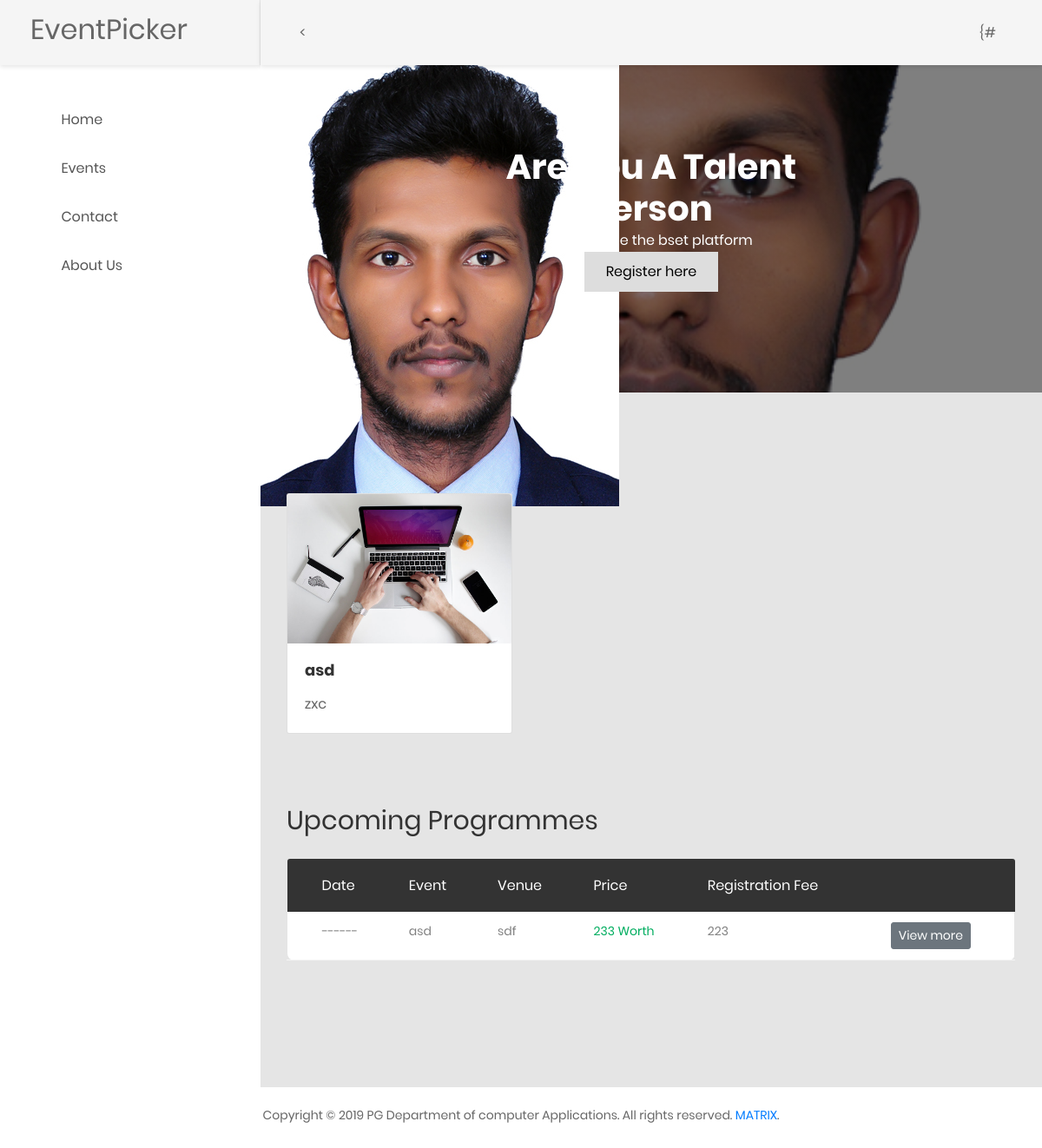
The app's page /, older data.
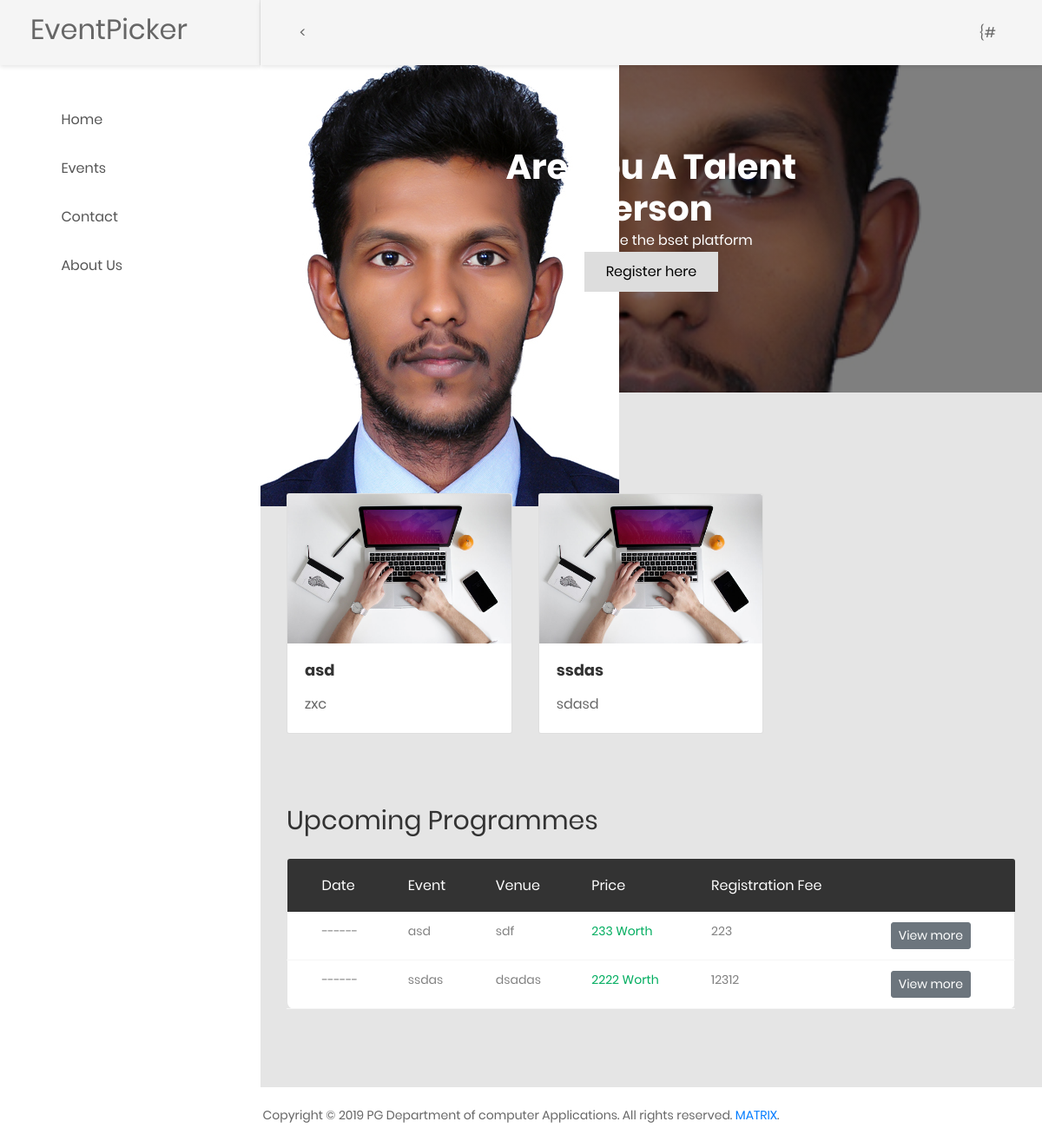
The same page, newer data.
### EventApp/models.py (models this page shows)
class Admin(models.Model):
    eventid = models.IntegerField(primary_key=True)
    eventname = models.CharField(max_length=25)
    venue = models.TextField()
    regfee = models.IntegerField()
    tpm = models.IntegerField()
    ddepartment = models.CharField(max_length=200)
    descreption = models.TextField()
    brochure = models.ImageField()
    eventcategory=models.TextField()
    parti=models.IntegerField()
    edate=models.DateField(default=date.today())

### EventApp/views.py (the view)
# urls.py: path('', include('social_django.urls', namespace='index')),
def index(request):
    ob=Admin.objects.all()
    return render(request, 'enduser/index.html',context={'data':ob})

### EventApp/templates/enduser/index.html (shortened to what the changed rows need)
+{% load static %}
<!DOCTYPE html>
<html lang="en">
<head>
    <link href="{% static 'css/font-face.css' %}" rel="stylesheet" media="all">
    <link href="{% static 'vendor/font-awesome-4.7/css/font-awesome.min.css' %}" rel="stylesheet" media="all">
    <link href="{% static 'vendor/font-awesome-5/css/fontawesome-all.min.css' %}" rel="stylesheet" media="all">
    <link href="{% static 'vendor/mdi-font/css/material-design-iconic-font.min.css' %}" rel="stylesheet" media="all">
    <link href="{% static 'vendor/bootstrap-4.1/bootstrap.min.css' %}" rel="stylesheet" media="all">
    <link href="{% static 'vendor/animsition/animsition.min.css' %}" rel="stylesheet" media="all">
    <link href="{% static 'vendor/bootstrap-progressbar/bootstrap-progressbar-3.3.4.min.css' %}" rel="stylesheet" media="all">
    <link href="{% static 'vendor/wow/animate.css' %}" rel="stylesheet" media="all">
    <link href="{% static 'vendor/css-hamburgers/hamburgers.min.css' %}" rel="stylesheet" media="all">
    <link href="{% static 'vendor/slick/slick.css' %}" rel="stylesheet" media="all">
    <link href="{% static 'vendor/select2/select2.min.css' %}" rel="stylesheet" media="all">
    <link href="{% static 'vendor/perfect-scrollbar/perfect-scrollbar.css' %}" rel="stylesheet" media="all">
    <link href="{% static 'css/theme.css' %}" rel="stylesheet" media="all">
</head>
<body class="animsition">
    <div class="page-wrapper">
        <div class="page-container" >
        <div class="hero-image">
            <div class="hero-text">
                <h1 style="font-size:40px"><font color="white">Are You A Talent Person</font></h1>
            </div>
        </div>
            <div class="main-content">
                <div class="section__content section__content--p30">
                    <div class="table-responsive m-b-40">
                    <div class="row">
                        {% for item in data %}
                        <div class="col-md-4">
                                <div class="card">
                                    <img class="card-img-top" src="{% static 'images/bg-title-01.jpg' %}" alt="Card image cap">
                                    <div class="card-body">
                                        <h4 class="card-title mb-3">{{item.eventname}}</h4>
                                        <p class="card-text">{{item.descreption}}</p>
                                    </div>
                                </div>
                            </div>
                        {% endfor %}
                    </div>
                        <br>
                        <br>
                        <div class="overview-wrap">
                            <h2 class="title-1">Upcoming programmes</h2>
                        </div>
                        <br>
                                    <table class="table table-borderless table-data3">
                                                <thead>
                                                    <tr>
                                                        <th>date</th>
                                                        <th>event</th>
                                                        <th>venue</th>
                                                        <th>price</th>
                                                        <th>Registration fee</th>
                                                        <th>  </th>
                                                    </tr>
                                                </thead>
                                                <tbody>
                                                {% for item in data %}
                                                    <tr >
                                                        <td>------</td>
                                                        <td>{{item.eventname}}</td>
                                                        <td>{{item.venue}}</td>
                                                        <td class="process">{{item.tpm}}  Worth</td>
                                                        <td >{{item.regfee}}</td>
                                                        <td><button type="submit" onclick="location.href='/event'" class="btn btn-secondary btn-sm">View more</button></td>
                                                    </tr>
                                                {% endfor %}
                                                </tbody>
                                            </table>
                                        </div>
                <br>
        </div>
            </div>
    </div>
</body>
</html>

Row changes from the older to the newer data that the page shows:
added Admin: eventname "ssdas", descreption "sdasd", venue "dsadas", tpm "2222", regfee "12312"
